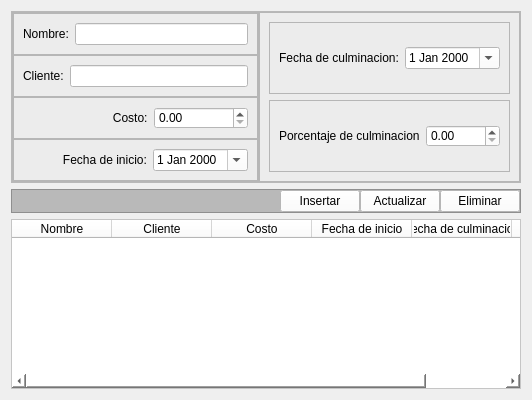
     <widget class="QWidget" name="tab_proyectos">
      <attribute name="title">
       <string>Gestion de Proyectos</string>
      </attribute>
      <layout class="QVBoxLayout" name="verticalLayout_16">
       <item>
        <widget class="QFrame" name="frame_12">
         <property name="frameShape">
          <enum>QFrame::StyledPanel</enum>
         </property>
         <property name="frameShadow">
          <enum>QFrame::Raised</enum>
         </property>
         <layout class="QHBoxLayout" name="horizontalLayout_22">
          <property name="spacing">
           <number>0</number>
          </property>
          <property name="leftMargin">
           <number>0</number>
          </property>
          <property name="topMargin">
           <number>0</number>
          </property>
          <property name="rightMargin">
           <number>0</number>
          </property>
          <property name="bottomMargin">
           <number>0</number>
          </property>
          <item>
           <widget class="QFrame" name="frame_13">
            <property name="sizePolicy">
             <sizepolicy hsizetype="Preferred" vsizetype="Preferred">
              <horstretch>0</horstretch>
              <verstretch>0</verstretch>
             </sizepolicy>
            </property>
            <property name="maximumSize">
             <size>
              <width>278</width>
              <height>286</height>
             </size>
            </property>
            <property name="styleSheet">
             <string notr="true">background-color: rgb(236, 236, 236);</string>
            </property>
            <property name="frameShape">
             <enum>QFrame::StyledPanel</enum>
            </property>
            <property name="frameShadow">
             <enum>QFrame::Raised</enum>
            </property>
            <layout class="QVBoxLayout" name="verticalLayout_12">
             <property name="spacing">
              <number>0</number>
             </property>
             <property name="leftMargin">
              <number>0</number>
             </property>
             <property name="topMargin">
              <number>0</number>
             </property>
             <property name="rightMargin">
              <number>0</number>
             </property>
             <property name="bottomMargin">
              <number>0</number>
             </property>
             <item>
              <widget class="QFrame" name="frame_nombre_3">
               <property name="frameShape">
                <enum>QFrame::StyledPanel</enum>
               </property>
               <property name="frameShadow">
                <enum>QFrame::Raised</enum>
               </property>
               <layout class="QHBoxLayout" name="horizontalLayout_23">
                <item>
                 <widget class="QLabel" name="label_nombre_3">
                  <property name="text">
                   <string>Nombre:</string>
                  </property>
                 </widget>
                </item>
                <item>
                 <widget class="QLineEdit" name="lineEdit_nombre_pory">
                  <property name="enabled">
                   <bool>true</bool>
                  </property>
                  <property name="styleSheet">
                   <string notr="true">background-color: rgb(255, 255, 255);</string>
                  </property>
                 </widget>
                </item>
               </layout>
              </widget>
             </item>
             <item>
              <widget class="QFrame" name="frame_cliente">
               <property name="frameShape">
                <enum>QFrame::StyledPanel</enum>
               </property>
               <property name="frameShadow">
                <enum>QFrame::Raised</enum>
               </property>
               <layout class="QHBoxLayout" name="horizontalLayout_24">
                <item>
                 <widget class="QLabel" name="label_cliente">
                  <property name="text">
                   <string>Cliente:</string>
                  </property>
                 </widget>
                </item>
                <item>
                 <widget class="QLineEdit" name="lineEdit_cliente">
                  <property name="styleSheet">
                   <string notr="true">background-color: rgb(255, 255, 255);</string>
                  </property>
                 </widget>
                </item>
               </layout>
              </widget>
             </item>
             <item>
              <widget class="QFrame" name="frame_edad_3">
               <property name="frameShape">
                <enum>QFrame::StyledPanel</enum>
               </property>
               <property name="frameShadow">
                <enum>QFrame::Raised</enum>
               </property>
               <layout class="QHBoxLayout" name="horizontalLayout_25">
                <item>
                 <widget class="QLabel" name="label_costo">
                  <property name="layoutDirection">
                   <enum>Qt::LeftToRight</enum>
                  </property>
                  <property name="text">
                   <string>                           Costo:</string>
                  </property>
                 </widget>
                </item>
                <item>
                 <widget class="QDoubleSpinBox" name="doubleSpinBox_costo">
                  <property name="styleSheet">
                   <string notr="true">background-color: rgb(255, 255, 255);</string>
                  </property>
                  <property name="maximum">
                   <double>9999999999999.990234375000000</double>
                  </property>
                  <property name="singleStep">
                   <double>1.000000000000000</double>
                  </property>
                 </widget>
                </item>
               </layout>
              </widget>
             </item>
             <item>
              <widget class="QFrame" name="frame_fecha_naci_3">
               <property name="frameShape">
                <enum>QFrame::StyledPanel</enum>
               </property>
               <property name="frameShadow">
                <enum>QFrame::Raised</enum>
               </property>
               <layout class="QHBoxLayout" name="horizontalLayout_26">
                <item>
                 <widget class="QLabel" name="label_fecha_naci_3">
                  <property name="text">
                   <string>            Fecha de inicio:</string>
                  </property>
                 </widget>
                </item>
                <item>
                 <widget class="QDateEdit" name="dateEdit_fecha_ini">
                  <property name="styleSheet">
                   <string notr="true">background-color: rgb(255, 255, 255);</string>
                  </property>
                  <property name="calendarPopup">
                   <bool>true</bool>
                  </property>
                 </widget>
                </item>
               </layout>
              </widget>
             </item>
            </layout>
           </widget>
          </item>
          <item>
           <widget class="QFrame" name="frame_15">
            <property name="styleSheet">
             <string notr="true">background-color: rgb(236, 236, 236);</string>
            </property>
            <property name="frameShape">
             <enum>QFrame::StyledPanel</enum>
            </property>
            <property name="frameShadow">
             <enum>QFrame::Raised</enum>
            </property>
            <layout class="QVBoxLayout" name="verticalLayout_14">
             <item>
              <widget class="QFrame" name="frame_nivel_pro_3">
               <property name="frameShape">
                <enum>QFrame::StyledPanel</enum>
               </property>
               <property name="frameShadow">
                <enum>QFrame::Raised</enum>
               </property>
               <layout class="QHBoxLayout" name="horizontalLayout_27">
                <item>
                 <widget class="QLabel" name="label_fecha_culm">
                  <property name="text">
                   <string>Fecha de culminacion:</string>
                  </property>
                 </widget>
                </item>
                <item>
                 <widget class="QDateEdit" name="dateEdit_fecha_naci_4">
                  <property name="styleSheet">
                   <string notr="true">background-color: rgb(255, 255, 255);</string>
                  </property>
                  <property name="calendarPopup">
                   <bool>true</bool>
                  </property>
                 </widget>
                </item>
               </layout>
              </widget>
             </item>
             <item>
              <widget class="QFrame" name="frame_rol_3">
               <property name="frameShape">
                <enum>QFrame::StyledPanel</enum>
               </property>
               <property name="frameShadow">
                <enum>QFrame::Raised</enum>
               </property>
               <layout class="QHBoxLayout" name="horizontalLayout_28">
                <item>
                 <widget class="QLabel" name="label_rol_3">
                  <property name="text">
                   <string>Porcentaje de culminacion</string>
                  </property>
                 </widget>
                </item>
                <item>
                 <widget class="QDoubleSpinBox" name="doubleSpinBox_porci_culm">
                  <property name="styleSheet">
                   <string notr="true">background-color: rgb(255, 255, 255);</string>
                  </property>
                  <property name="maximum">
                   <double>100.000000000000000</double>
                  </property>
                  <property name="singleStep">
                   <double>1.000000000000000</double>
                  </property>
                 </widget>
                </item>
               </layout>
              </widget>
             </item>
            </layout>
           </widget>
          </item>
         </layout>
        </widget>
       </item>
       <item>
        <widget class="QFrame" name="frame_16">
         <property name="sizePolicy">
          <sizepolicy hsizetype="Preferred" vsizetype="Minimum">
           <horstretch>0</horstretch>
           <verstretch>0</verstretch>
          </sizepolicy>
         </property>
         <property name="maximumSize">
          <size>
           <width>16777215</width>
           <height>30</height>
          </size>
         </property>
         <property name="styleSheet">
          <string notr="true">background-color: rgb(185, 185, 185);
</string>
         </property>
         <property name="frameShape">
          <enum>QFrame::StyledPanel</enum>
         </property>
         <property name="frameShadow">
          <enum>QFrame::Raised</enum>
         </property>
         <layout class="QHBoxLayout" name="horizontalLayout_31">
          <property name="spacing">
           <number>0</number>
          </property>
          <property name="leftMargin">
           <number>0</number>
          </property>
          <property name="topMargin">
           <number>0</number>
          </property>
          <property name="rightMargin">
           <number>0</number>
          </property>
          <property name="bottomMargin">
           <number>0</number>
          </property>
          <item>
           <spacer name="horizontalSpacer_4">
            <property name="orientation">
             <enum>Qt::Horizontal</enum>
            </property>
            <property name="sizeHint" stdset="0">
             <size>
              <width>40</width>
              <height>20</height>
             </size>
            </property>
           </spacer>
          </item>
          <item>
           <widget class="QPushButton" name="pushButton_insertar_proy">
            <property name="styleSheet">
             <string notr="true">background-color: rgb(255, 255, 255);</string>
            </property>
            <property name="text">
             <string>Insertar</string>
            </property>
           </widget>
          </item>
          <item>
           <widget class="QPushButton" name="pushButton_actualizar_proy">
            <property name="styleSheet">
             <string notr="true">background-color: rgb(255, 255, 255);</string>
            </property>
            <property name="text">
             <string>Actualizar</string>
            </property>
           </widget>
          </item>
          <item>
           <widget class="QPushButton" name="pushButton_eliminar_proy">
            <property name="styleSheet">
             <string notr="true">background-color: rgb(255, 255, 255);</string>
            </property>
            <property name="text">
             <string>Eliminar</string>
            </property>
           </widget>
          </item>
         </layout>
        </widget>
       </item>
       <item>
        <widget class="QTableWidget" name="tableWidget_proy">
         <property name="maximumSize">
          <size>
           <width>16777215</width>
           <height>170</height>
          </size>
         </property>
         <property name="styleSheet">
          <string notr="true">background-color: rgb(255, 255, 255);</string>
         </property>
         <column>
          <property name="text">
           <string>Nombre</string>
          </property>
         </column>
         <column>
          <property name="text">
           <string>Cliente</string>
          </property>
         </column>
         <column>
          <property name="text">
           <string>Costo</string>
          </property>
         </column>
         <column>
          <property name="text">
           <string>Fecha de inicio</string>
          </property>
         </column>
         <column>
          <property name="text">
           <string>Fecha de culminacion</string>
          </property>
         </column>
         <column>
          <property name="text">
           <string>% Culminacion</string>
          </property>
         </column>
        </widget>
       </item>
      </layout>
     </widget>
